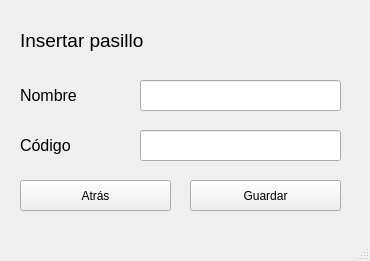
<?xml version="1.0" encoding="UTF-8"?>
<ui version="4.0">
 <class>window_insert_hall</class>
 <widget class="QMainWindow" name="window_insert_hall">
  <property name="geometry">
   <rect>
    <x>0</x>
    <y>0</y>
    <width>370</width>
    <height>261</height>
   </rect>
  </property>
  <property name="windowTitle">
   <string>MainWindow</string>
  </property>
  <widget class="QWidget" name="centralwidget">
   <widget class="QLineEdit" name="nameLine">
    <property name="geometry">
     <rect>
      <x>140</x>
      <y>80</y>
      <width>201</width>
      <height>31</height>
     </rect>
    </property>
   </widget>
   <widget class="QPushButton" name="save">
    <property name="geometry">
     <rect>
      <x>190</x>
      <y>180</y>
      <width>151</width>
      <height>31</height>
     </rect>
    </property>
    <property name="text">
     <string>Guardar</string>
    </property>
   </widget>
   <widget class="QLineEdit" name="codeLine">
    <property name="geometry">
     <rect>
      <x>140</x>
      <y>130</y>
      <width>201</width>
      <height>31</height>
     </rect>
    </property>
   </widget>
   <widget class="QLabel" name="label_2">
    <property name="geometry">
     <rect>
      <x>20</x>
      <y>130</y>
      <width>121</width>
      <height>31</height>
     </rect>
    </property>
    <property name="font">
     <font>
      <pointsize>12</pointsize>
     </font>
    </property>
    <property name="text">
     <string>Código</string>
    </property>
   </widget>
   <widget class="QLabel" name="label">
    <property name="geometry">
     <rect>
      <x>20</x>
      <y>20</y>
      <width>241</width>
      <height>41</height>
     </rect>
    </property>
    <property name="font">
     <font>
      <pointsize>14</pointsize>
     </font>
    </property>
    <property name="text">
     <string>Insertar pasillo</string>
    </property>
   </widget>
   <widget class="QPushButton" name="back">
    <property name="geometry">
     <rect>
      <x>20</x>
      <y>180</y>
      <width>151</width>
      <height>31</height>
     </rect>
    </property>
    <property name="text">
     <string>Atrás</string>
    </property>
   </widget>
   <widget class="QLabel" name="label_3">
    <property name="geometry">
     <rect>
      <x>20</x>
      <y>80</y>
      <width>121</width>
      <height>31</height>
     </rect>
    </property>
    <property name="font">
     <font>
      <pointsize>12</pointsize>
     </font>
    </property>
    <property name="text">
     <string>Nombre</string>
    </property>
   </widget>
  </widget>
  <widget class="QMenuBar" name="menubar">
   <property name="geometry">
    <rect>
     <x>0</x>
     <y>0</y>
     <width>370</width>
     <height>17</height>
    </rect>
   </property>
  </widget>
  <widget class="QStatusBar" name="statusbar"/>
 </widget>
 <resources/>
 <connections/>
</ui>
